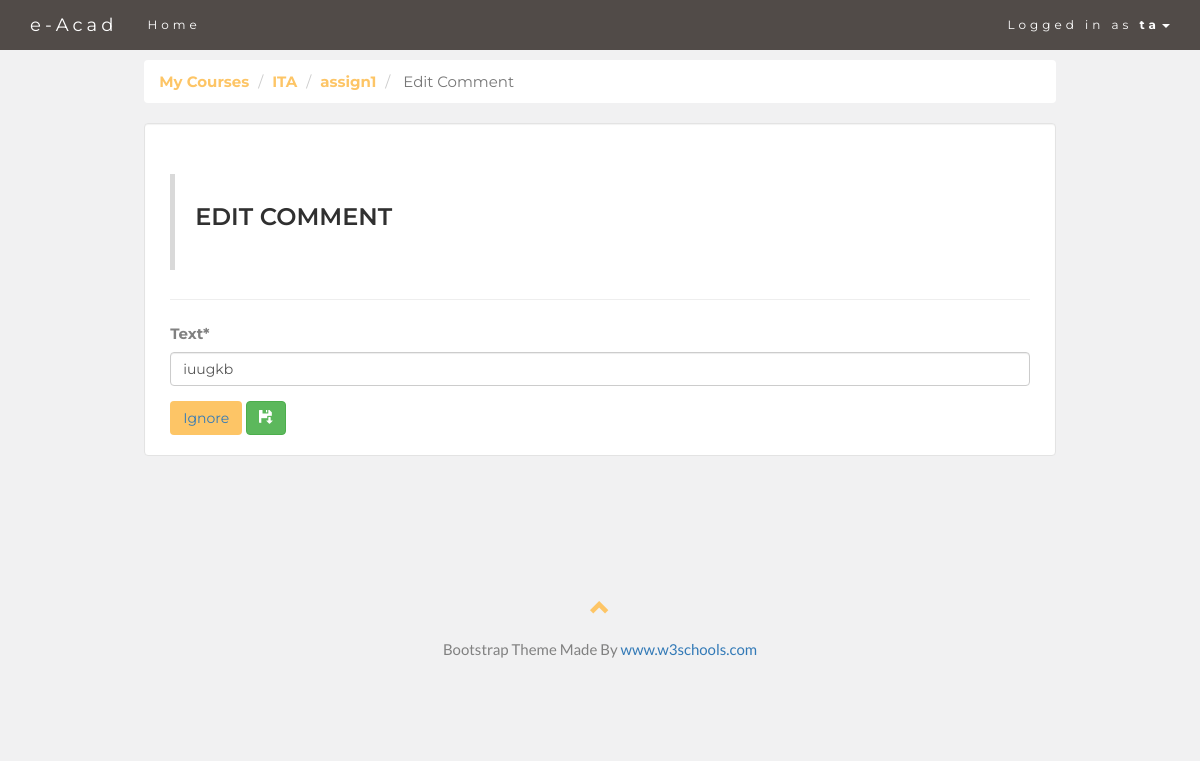
Screenshot of /ta/comment/assignments/32/approve/ (signed in) with the database file from the repository.
### classroom/models.py (models this page shows, shortened)
class User(AbstractUser):
    is_student = models.BooleanField(default=False)
    is_teacher = models.BooleanField(default=False)
    is_ta = models.BooleanField(default=False)
    semester = models.IntegerField(default=0)
    RollNo = models.CharField(max_length=100, default='')
    vote = models.BooleanField(default=False)

class CommentAssgn(models.Model):
    user = models.ForeignKey(User, on_delete=models.CASCADE, related_name='commentsassg')
    assignment = models.ForeignKey(Assignment, on_delete=models.CASCADE, related_name='commentsassg')
    course = models.ForeignKey(Course, on_delete=models.CASCADE, related_name='commentsassg')
    text = models.CharField(max_length=1000)
    created_date = models.DateTimeField(auto_now_add=True, null=True)
    updated = models.DateTimeField(auto_now=True, null=True)
    approve_comment = models.BooleanField(default=True)
    parent = models.ForeignKey('self', null=True, blank=True, on_delete=models.CASCADE, related_name='reply')
    class Meta:
        ordering = ('created_date',)

class Course(models.Model):
    owner = models.ForeignKey(User, on_delete=models.CASCADE, related_name='courses')
    semester = models.IntegerField(default=0)
    course_code = models.CharField(max_length=100, default='course_code')
    course_title = models.CharField(max_length=100, default='course_title')
    about = models.TextField(default='anything about course')
    totalclasses = models.IntegerField(default=0)
    classestaken = models.IntegerField(default=0)

class Assignment(models.Model):
    course = models.ForeignKey(Course, on_delete=models.CASCADE, related_name='assignments')
    file_name = models.CharField(max_length=500, default='')
    file_upload = models.FileField(upload_to='assignments/')
    uploaded_at = models.DateTimeField(auto_now_add=True)
    max_marks = models.FloatField()
    ta = models.ManyToManyField(TA,default=None, related_name='tas')
    visible = models.BooleanField(default=False)

### classroom/views/ta.py (the view, shortened to what this page needs)
# urls.py: path('ta/comment/assignments/<int:pk>/approve/', ta.comment_approve_ta_assgn.as_view(), name='comment_approve_ta_assgn'),
@method_decorator([login_required, ta_required], name='dispatch')
class comment_approve_ta_assgn(UpdateView):
    model = CommentAssgn
    fields = ('text',)
    template_name = 'classroom/ta/comment_edit_assgn.html'
    def get_queryset(self):
        return self.request.user.commentsassg.all()

### classroom/templates/classroom/ta/comment_edit_assgn.html (shortened to what this page needs)
{% extends 'base.html' %}
{% load crispy_forms_tags %}
{% block content %}
 <nav aria-label="breadcrumb">
  <ol class="breadcrumb">
    <li class="breadcrumb-item"><a href="{% url 'ta_course_list' %}" class="yellow">My Courses</a></li>
      <li class="breadcrumb-item"><a href="{% url 'course_ta_view' commentassgn.course_id %}" class="yellow">{{ commentassgn.course.course_title }}</a></li>
      <li class="breadcrumb-item"><a href="{% url 'add_comment_to_post_ta_assgn' commentassgn.course_id  commentassgn.assignment_id %}" class="yellow">{{ commentassgn.assignment.file_name }}</a></li>
      <li class="breadcrumb-item active" aria-current="page"> Edit Comment</li>
  </ol>
</nav>
  <div class="well">
    <div class="page-header">
      <blockquote>
        <h2>edit comment</h2>
      </blockquote>
      </div>
      <form method="post" novalidate>
          {{ form|crispy }}
        <a href="{% url 'add_comment_to_post_ta_assgn' commentassgn.course_id  commentassgn.assignment_id %}" class="btn btn-button" role="button">Ignore</a>
        <button type="submit" class="btn btn-success"><span class="glyphicon glyphicon-floppy-save"></span></button>
      </form>
  </div>
{% endblock %}

### templates/base.html (shortened to what this page needs)
{% load static %}
<!DOCTYPE html>
<html lang="en">
<head>
  <link rel="stylesheet" href="https://maxcdn.bootstrapcdn.com/bootstrap/3.3.7/css/bootstrap.min.css">
</head>
<body id="myPage" data-spy="scroll" data-target=".navbar" data-offset="60">
<nav class="navbar navbar-default navbar-fixed-top">
  <div class="container">
    <div class="navbar-header">
      <a class="navbar-brand" href="#myPage">e-Acad</a>
    </div>
    <div class="collapse navbar-collapse" id="myNavbar">
      <ul class="nav navbar-nav ">
        <li><a href="{% url 'home' %}">Home</a></li>
      </ul>
      <ul class="nav navbar-nav navbar-right">
        {% if user.is_authenticated %}
        <li class="dropdown" >
        <a class="dropdown-toggle"  style="background-color: #514b48;" data-toggle="dropdown"  href="#">Logged in as <strong>{{ user.username }}</strong><span class="caret"></span></a>
        </li>
         {% endif %}
      </ul>
    </div>
  </div>
</nav>
<div class="container-fluid">
<div class="row">
  <div class="col-sm-1">
  </div>
  <div class="col-sm-10">
  {% block content %}
{% endblock %}
  </div>
  <div class="col-sm-1">
  </div>
</div>
</div>
<footer class="container-fluid text-center">
  <a href="#myPage" title="To Top">
    <span class="glyphicon glyphicon-chevron-up"></span>
  </a>
  <p>Bootstrap Theme Made By <a href="https://www.w3schools.com" title="Visit w3schools">www.w3schools.com</a></p>
</footer>
</body>
</html>

### templates/base.html (style rules this page uses)
body { font: 400 15px Lato, sans-serif; line-height: 1.8; color: #818181; background-color: #F1F1F2; }
h2 { font-size: 24px; text-transform: uppercase; color: #303030; font-weight: 600; margin-bottom: 30px; }
ol.breadcrumb { background-color: #fff; font-family: Montserrat, sans-serif; }
.well { background-color: white; padding: 10px 25px 20px 25px; font-family: Montserrat, sans-serif; }
.btn-button { background-color: #FDC566; }
a.yellow { color:#FDC566; font-weight: bold; }
.container-fluid { padding: 60px 50px; }
.navbar { margin-bottom: 0; background-color: #514b48; z-index: 9999; border: 0; font-size: 12px !important; line-height: 1.42857143 !important; letter-spacing: 4px; border-radius: 0; font-family: Montserrat, sans-serif; }
.navbar li a, .navbar .navbar-brand { color: #fff !important; }
footer .glyphicon { font-size: 20px; margin-bottom: 20px; color: #FDC566; }

### rows the page displays
User: username "ta"
CommentAssgn: course.course_title "ITA", assignment.file_name "assign1", text "iuugkb"
